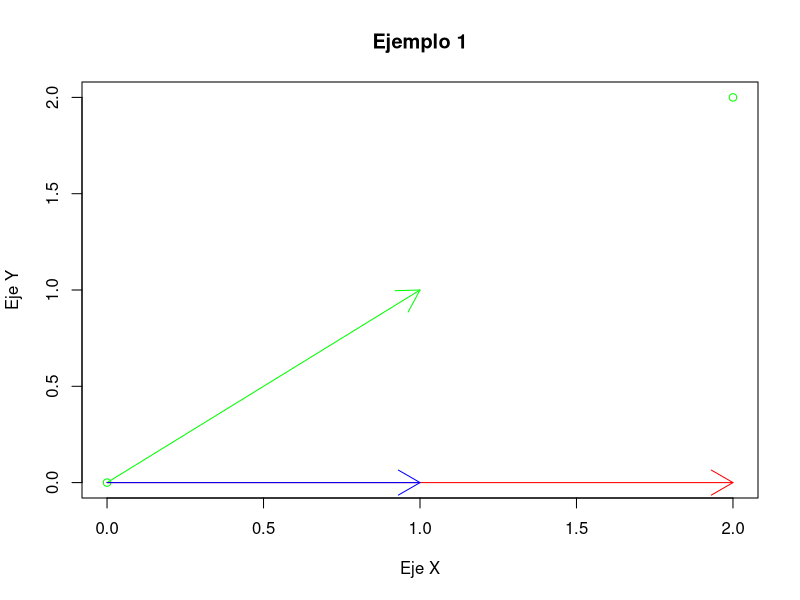
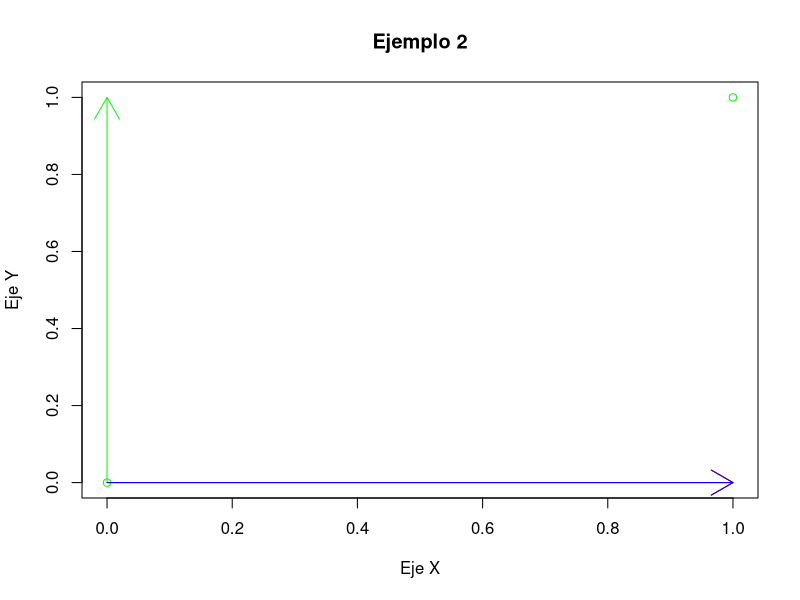

Source code (R) for these figures, in order:

#Este codigo es desarrollado como complemento de los ejercicios del canal 
#de youtube.

# Ayúdanos con esta iniciativa. Suscríbete a Mathoidea:
# https://www.youtube.com/channel/UCqlHgSXsUWDiymTzoR8VL2A

#Aqui se prueba la formula de projeccion para tres casos en un espacio bidimensional

##################################################################################

#Ejemplo 1 : Caso simple del calculo del vector y=(1,1)' sobre el vector x=(1,0)'

alpha <- 2

y<-matrix(c(1,1), byrow = TRUE, ncol = 1)
x<-matrix(c(1,0), byrow = TRUE, ncol = 1)
x <- alpha * x

plot(c(0,2),c(0,2),col="green",main="Ejemplo 1",xlab="Eje X", ylab = "Eje Y")
arrows(0,0,1,1,col="green")  #vector y
arrows(0,0,2,0,col="red") # vector x
arrows(0,0,1,0,col="blue") # projeccion de y sobre x


proy_x_y_1 <-  (  (as.numeric(t(y) %*% x)) / as.numeric( t(x) %*% x )   ) *x

#la norma de proy_x_y_1 es:

norm_proy_x_y_1 <- sqrt(t(proy_x_y_1) %*% proy_x_y_1)



##################################################################################

#Ejemplo 2 : Caso simple del calculo del vector y=(0,1)' sobre el vector x=(1,0)'

alpha <- 1

y<-matrix(c(0,1), byrow = TRUE, ncol = 1)
x<-matrix(c(1,0), byrow = TRUE, ncol = 1)
x <- alpha * x

plot(c(0,1),c(0,1),col="green",main="Ejemplo 2",xlab="Eje X", ylab = "Eje Y")
arrows(0,0,0,1,col="green")  #vector y
arrows(0,0,1,0,col="red") # vector x
arrows(0,0,1,0,col="blue") # projeccion de y sobre x


proy_x_y_2 <-  (  (as.numeric(t(y) %*% x)) / as.numeric( t(x) %*% x )   ) *x

#la norma de proy_x_y_2 es:

norm_proy_x_y_2 <- sqrt(t(proy_x_y_2) %*% proy_x_y_2)
##################################################################################

proy_x_y_3 <-  (  (as.numeric(t(y) %*% x)) / as.numeric( t(x) %*% x )   ) *x

#la norma de proy_x_y_3 es:

norm_proy_x_y_3 <- sqrt(t(proy_x_y_3) %*% proy_x_y_3)

##################################################################################





